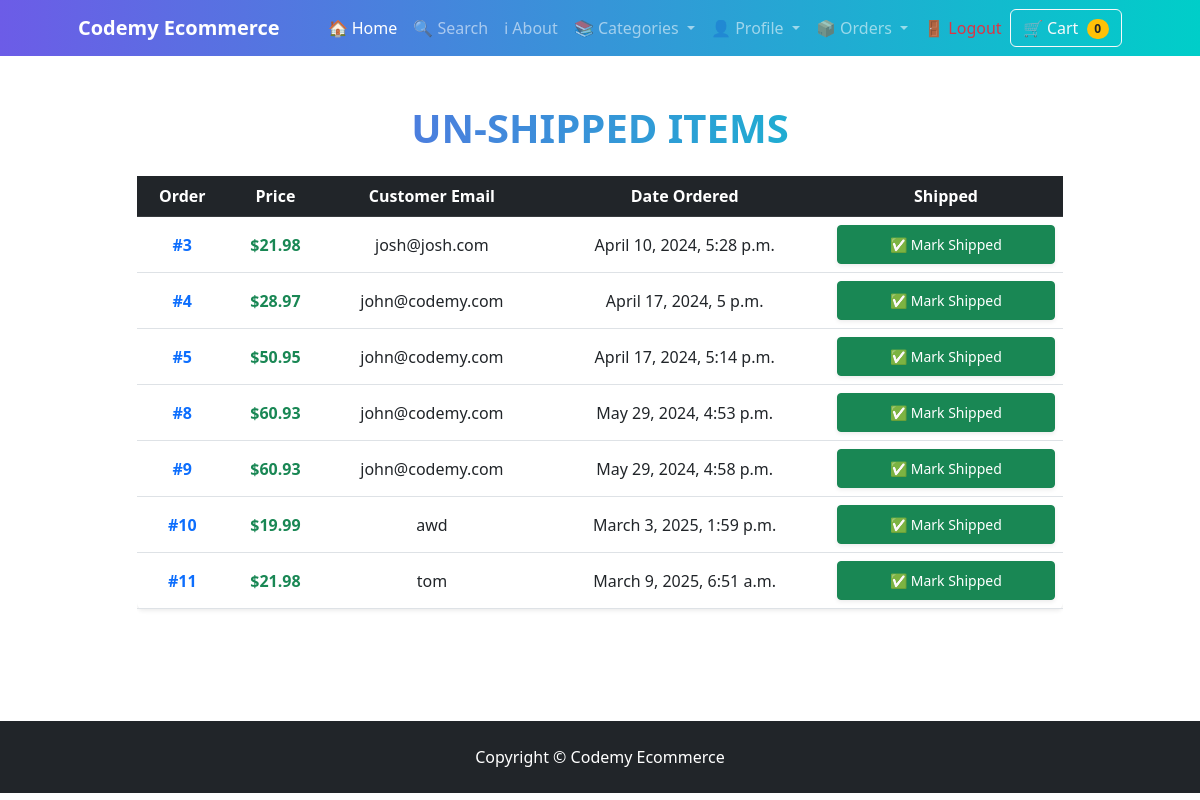
The page /payment/not_shipped_dash (signed in) on the database its author committed.
### payment/models.py (models this page shows, shortened)
class Order(models.Model):
	user = models.ForeignKey(User, on_delete=models.CASCADE, null=True, blank=True)
	full_name = models.CharField(max_length=250)
	email = models.EmailField(max_length=250)
	shipping_address = models.TextField(max_length=15000)
	amount_paid = models.DecimalField(max_digits=7, decimal_places=2)
	date_ordered = models.DateTimeField(auto_now_add=True)
	shipped = models.BooleanField(default=False)
	date_shipped = models.DateTimeField(blank=True, null=True)

### payment/views.py (the view, shortened to what this page needs)
# urls.py: path('not_shipped_dash', views.not_shipped_dash, name="not_shipped_dash"),
def not_shipped_dash(request):
	if request.user.is_authenticated and request.user.is_superuser:
		orders = Order.objects.filter(shipped=False)
		return render(request, "payment/not_shipped_dash.html", {"orders":orders})
	else:
		messages.success(request, "Access Denied")
		return redirect('home')

### cart/cart.py (called while the page is built)
	def __len__(self):
		return len(self.cart)

### cart/context_processors.py (called while the page is built)
def cart(request):
	return {'cart': Cart(request)}

### payment/templates/payment/not_shipped_dash.html (shortened to what this page needs)
{% extends 'base.html' %}
{% block content %}
<div class="container py-5">
    <div class="row justify-content-center">
        <div class="col-lg-10 col-md-12">
            <div class="text-center">
                <h3 class="mb-4 text-uppercase fw-bold"
                    style="background: linear-gradient(to right, #6C5CE7, #00CEC9);
                           -webkit-background-clip: text;
                           color: transparent;
                           font-size: clamp(1.5rem, 5vw, 2.5rem);">
                </h3>
            </div>
            <div class="table-responsive">
                <table class="table table-hover align-middle shadow-sm rounded">
                    <thead class="table-dark text-center">
                        <tr>
                            <th scope="col">Order</th>
                            <th scope="col">Price</th>
                            <th scope="col">Customer Email</th>
                            <th scope="col">Date Ordered</th>
                            <th scope="col">Shipped</th>
                        </tr>
                    </thead>
                    <tbody>
                        {% for item in orders %}
                        <tr class="text-center">
                            <td>
                                <a href="{% url 'orders' item.id %}"
                                   class="text-decoration-none fw-bold text-primary">
                                    #{{ item.id }}
                                </a>
                            </td>
                            <td class="fw-bold text-success">${{ item.amount_paid }}</td>
                            <td class="text-truncate" style="max-width: 150px;">
                                {{ item.email }}
                            </td>
                            <td>{{ item.date_ordered }}</td>
                            <td>
                                <form method="POST" class="d-inline">
                                    <button type="submit"
                                            class="btn btn-success btn-sm px-3 py-2 shadow-sm w-100">
                                        ✅ Mark Shipped
                                    </button>
                                </form>
                            </td>
                        </tr>
                        {% endfor %}
                    </tbody>
                </table>
            </div>
        </div>
    </div>
</div>
{% endblock %}

### rows shown on the page
Order: id "3", amount_paid "21.98", email "josh@josh.com", date_ordered "April 10, 2024, 5:28 p.m."
Order: id "4", amount_paid "28.97", email "john@codemy.com", date_ordered "April 17, 2024, 5 p.m."
Order: id "5", amount_paid "50.95", email "john@codemy.com", date_ordered "April 17, 2024, 5:14 p.m."
Order: id "8", amount_paid "60.93", email "john@codemy.com", date_ordered "May 29, 2024, 4:53 p.m."
Order: id "9", amount_paid "60.93", email "john@codemy.com", date_ordered "May 29, 2024, 4:58 p.m."
Order: id "10", amount_paid "19.99", email "awd", date_ordered "March 3, 2025, 1:59 p.m."
Order: id "11", amount_paid "21.98", email "tom", date_ordered "March 9, 2025, 6:51 a.m."

### other values the page prints
{{ cart|length }} "0"
